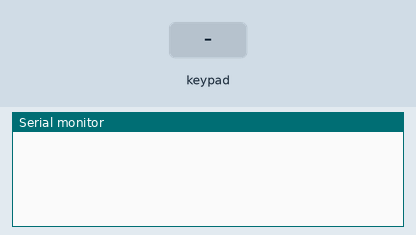
This program was run on a simulated Arduino Uno, built with avr-gcc and run on an emulated ATmega328P. Parts: the last lines printed to the serial monitor. The test bench sets the inputs (shaded band).

Above: at 1.2 s.
1.3 s: key '0' pressed
At 1.7 s:
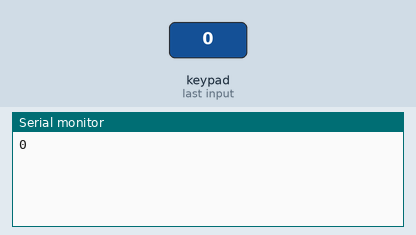
2.8 s: keypad keys 1 0 1 1 1 2 1 3 A pressed 0.4 s apart
At 6.6 s:
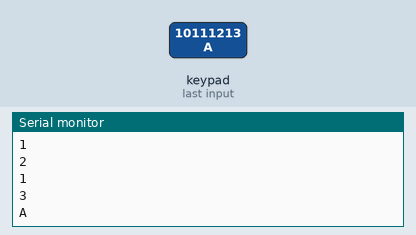
7.9 s: key 'B' pressed
At 9.1 s:
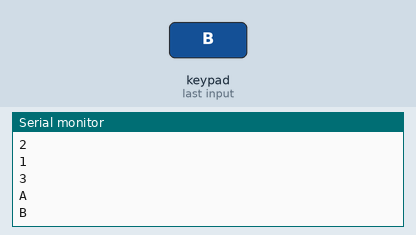
9.4 s: keypad keys 1 0 1 1 1 2 1 3 D pressed 0.4 s apart
At 14.0 s:
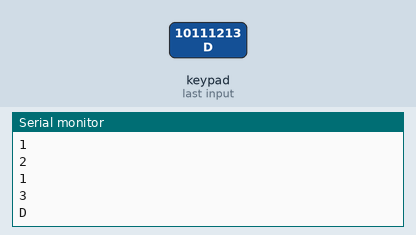
14.5 s: key 'C' pressed
At 15.3 s:
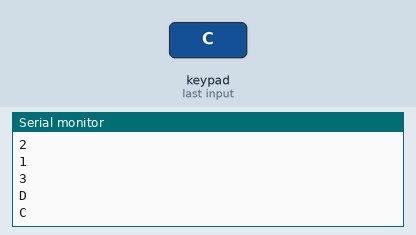
16.0 s: key 'E' pressed
At 16.5 s:
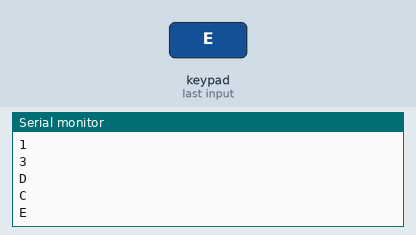
Timing chart, 0 to 18.5 s (numbered marks = the images above; inputs shaded):
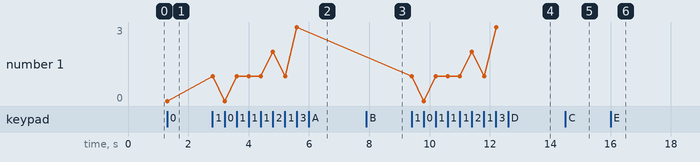

The program:

main.cpp
```cpp
# include <Arduino.h>
#include <Keypad.h>


const byte ROWS = 4; /* four rows */
const byte COLS = 4; /* four columns */
/* define the symbols on the buttons of the keypads */
char hexaKeys[ROWS][COLS] = {
  {'0','1','2','3'},
  {'4','5','6','7'},
  {'8','9','A','B'},
  {'C','D','E','F'}
};
byte rowPins[ROWS] = {10, 11, 12, 13}; /* connect to the row pinouts of the keypad */
byte colPins[COLS] = {6, 7, 8, 9}; /* connect to the column pinouts of the keypad */

/* initialize an instance of class NewKeypad */
Keypad customKeypad = Keypad( makeKeymap(hexaKeys), rowPins, colPins, ROWS, COLS);

void setup(){
Serial.begin(9600);
}

void loop(){
  char customKey = customKeypad.getKey();

  if (customKey){
Serial.println(customKey);
  }
}
```

Measured:
- after the input at 1.3 s, the serial monitor: prints a new line at once (image 1)
- after the input at 2.8 s, the serial monitor: prints a new line at once (image 2)
- after the input at 7.9 s, the serial monitor: prints a new line at once (image 3)
- after the input at 9.4 s, the serial monitor: prints a new line at once (image 4)
- after the input at 14.5 s, the serial monitor: prints a new line at once (image 5)
- after the input at 16.0 s, the serial monitor: prints a new line at once (image 6)
- plotted number 1: 0 → 3 after the input at 2.8 s
